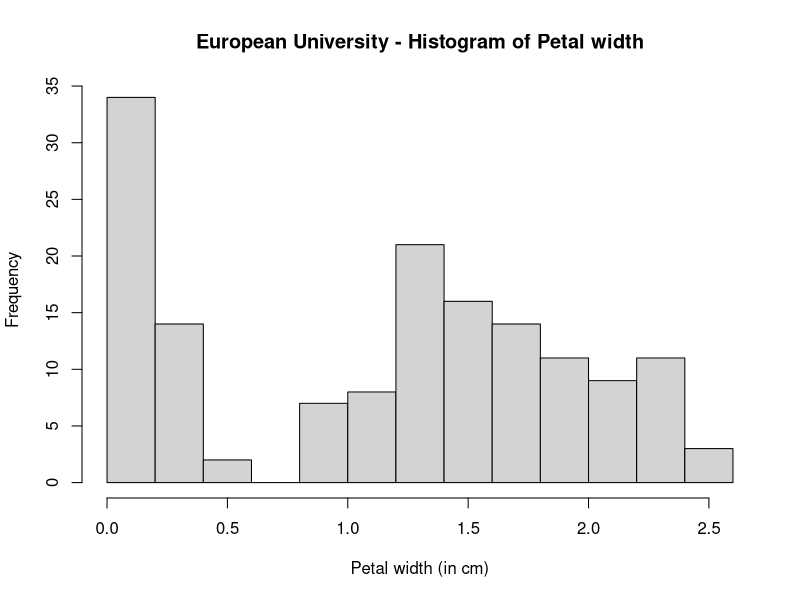

Here is the R script that generated this plot:
# 21838529 FERNANDEZ MORIN MARIA ########
# Title: Navigating the RStudio UI (user interface) ####
# File: Navigating through R UI
# Project: R_EssT_1; R Essential Training, Part 1:
#         Wrangling and Visualizing Data

# INSTALL AND LOAD PACKAGES #############

# Load base packages
library(datasets) # importing datasets

# LOAD AND PREPARE DATA #################
?iris # help about iris dataset
df <- iris #create var called df and assign iris dataset
head(df) # print first elements
df

# ANALIZE DATA ##########################
hist(df$Petal.Width,
  main = "European University - Histogram of Petal width",
  xlab = "Petal width (in cm)")

# EXERCICE (Petal Length) and (Species)

# CLEAN UP ##############################

# Clear environment
rm(list = ls()) #borra variables globales

# Clear packages
detach("package:datasets", unload = TRUE) # For base

# Clear plots
graphics.off() # Clears plots, closes all graphics devices

#Clear console
cat("\014") # ctrl+L
